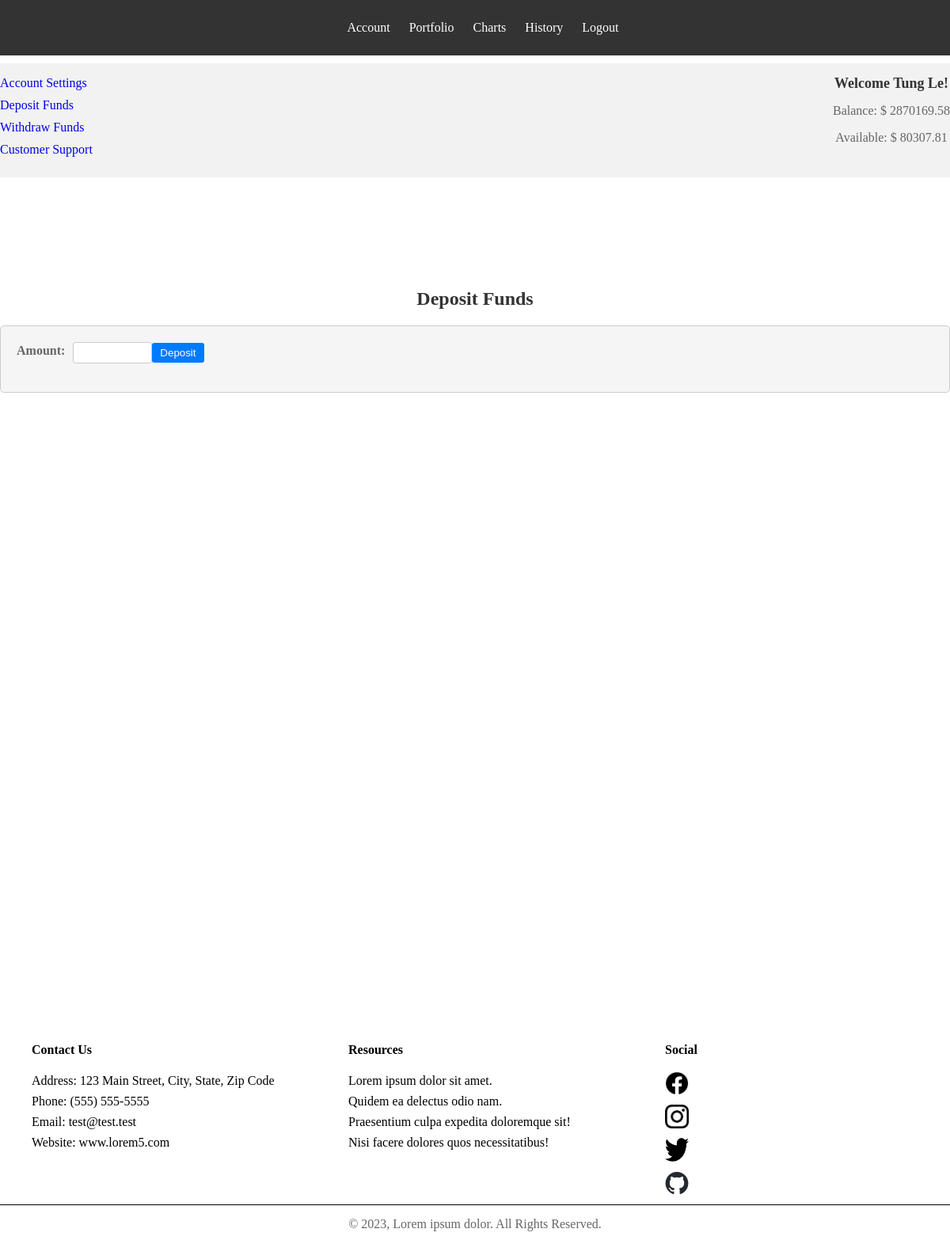
Screenshot of /afterlogin/deposit.php (signed in) with the database file from the repository.
### tables this page shows
CREATE TABLE `Users` (
  `UserID` int(11) NOT NULL,
  `username` varchar(255) NOT NULL,
  `email` varchar(255) NOT NULL,
  `password` varchar(255) NOT NULL,
  `first_name` varchar(255) NOT NULL,
  `last_name` varchar(255) NOT NULL,
  `dob` date DEFAULT NULL,
  `registration_date` timestamp NOT NULL DEFAULT current_timestamp(),
  `assets` decimal(18,2) DEFAULT 0.00,
  `money` decimal(18,2) DEFAULT 0.00
);

### includes/userinfo+.php (called while the page is built, shortened)
<?php
function db_connect()
{
    try {
        $pdo = new PDO("mysql:host=" . DBHOST . ";dbname=" . DBNAME, DBUSER, DBPASS);
        $pdo->setAttribute(PDO::ATTR_ERRMODE, PDO::ERRMODE_EXCEPTION);
        return $pdo;
    } catch (PDOException $e) {
        die($e->getMessage());
    }
}
$userId = $_SESSION['user_id'];
$pdo = db_connect();
$query = "SELECT * FROM Users WHERE UserID = ?";
$stmt = $pdo->prepare($query);
$stmt->execute([$userId]);
$userData = $stmt->fetch(PDO::FETCH_ASSOC);
?>

### afterlogin/deposit.php (the view, shortened to what this page needs)
<?php include_once "../includes/userinfo+.php" ?>
<?php include_once "../includes/head.php" ?>
<link rel="stylesheet" href="../css/logstyle.css">
</head>
<body>
    <div>
        <header>
            <nav>
                <ul>
                    <li><a href="dashboard.php">Account</a></li>
                    <li><a href="#portfolio">Portfolio</a></li>
                    <li><a href="#charts">Charts</a></li>
                    <li><a href="#history">History</a></li>
                    <li><a href="#" id="logout">Logout</a></li>
                </ul>
            </nav>
        </header>
        <aside class="sidebar">
            <div>
                <h2>Welcome
                    <?php echo $userData['first_name'] . " " . $userData['last_name']; ?>!
                </h2>
                <p>Balance: $
                    <?php echo $userData['assets']; ?>
                </p>
                <p>Available: $
                    <?php echo $userData['money']; ?>
                </p>
            </div>
            <ul>
                <li><a href="account.php">Account Settings</a></li>
                <li><a href="deposit.php">Deposit Funds</a></li>
                <li><a href="withdraw.php">Withdraw Funds</a></li>
                <li><a href="support.php">Customer Support</a></li>
            </ul>
        </aside>
        <main class="main-content">
            <section id="deposit" class="deposit-section" style="margin-bottom:100vh">
                <h2>Deposit Funds</h2>
                <div id="depositFormContainer">
                    <form id="depositForm" method="post" action="../includes/deposit.php">
                        <label for="amount">Amount:</label>
                        <input type="number" id="amount" name="amount" required>
                        <button type="submit">Deposit</button>
                    </form>
                </div>
            </section>
        </main>
        <div id="footer2">
            <ul>
                <li>
                    <h4>Contact Us</h4>
                </li>
                <li>Address: 123 Main Street, City, State, Zip Code</li>
                <li>Phone: (555) 555-5555</li>
                <li>Email: test@test.test</li>
                <li>Website: www.lorem5.com</li>
            </ul>
            <ul>
                <li>
                    <h4>Resources</h4>
                </li>
                <li>Lorem ipsum dolor sit amet.</li>
                <li>Quidem ea delectus odio nam.</li>
                <li>Praesentium culpa expedita doloremque sit!</li>
                <li>Nisi facere dolores quos necessitatibus!</li>
            </ul>
            <ul>
                <li>
                    <h4 style="margin-bottom: 5%;">Social</h4>
                </li>
                <li><img src="./images/blackfacebook.png" alt="Facebook' page" style="width: 30px; height:30px;">
                </li>
                <li><img src="./images/blackinstagram.png" alt="Instagram's page" style="width: 30px; height:30px;">
                </li>
                <li><img src="./images/blacktwitter.png" alt="Twitter's page" style="width: 30px; height:30px;">
                </li>
                <li>
                    <img src="./images/github.png" alt="Github's page" style="width: 30px; height:30px;">
                </li>
            </ul>
        </div>
        <footer>
            <p>&copy; 2023, Lorem ipsum dolor. All Rights Reserved.</p>
        </footer>
    </div>
</body>
</html>

### css/style.css (style rules this page uses)
* { box-sizing: border-box; }
body { margin: 0; }
img { cursor: pointer; }
header { text-align: center; padding: 30px 0; }
a { text-decoration: none; }
ul { list-style-type: none; }
h2 { text-align: center; color: #333; }
label { display: block; margin-bottom: 5px; color: #666; }
p { text-align: center; margin-top: 15px; color: #666; }
#footer2 { display: flex; height: 35%; flex-direction: row; }
#footer2>ul { flex: 1; margin: 0; padding: 0; }
#footer2>ul>li { margin-bottom: 2%; margin-left: 10%; }
footer { border-top: 1px solid black; height: 5%; }

### css/logstyle.css (style rules this page uses)
header { background-color: #333; padding: 10px; position: fixed; width: 100%; height: fit-content; top: 0; z-index: 10; }
nav ul { list-style: none; }
nav li { display: inline-block; margin-right: 20px; }
nav a { color: #fff; text-decoration: none; }
.sidebar { width: 30%; float: left; background-color: #f2f2f2; padding: 20px; position: fixed; margin-top: 5vh; }
.sidebar h2 { font-size: 18px; margin-bottom: 10px; }
.sidebar ul { list-style: none; padding: 0; }
.sidebar li { margin-bottom: 10px; }
.main-content { display: flex; flex-direction: column; width: 69%; margin-left: 30%; margin-top: 10%; }
#depositFormContainer { margin-top: 20px; border: 1px solid #ccc; padding: 20px; border-radius: 5px; background-color: #f5f5f5; }
#depositForm { display: flex; align-items: center; }
#depositForm label { margin-right: 10px; font-weight: bold; }
#depositForm input[type="number"] { width: 100px; padding: 5px; border: 1px solid #ccc; border-radius: 3px; }
#depositForm button[type="submit"] { padding: 5px 10px; background-color: #007bff; color: #fff; border: none; border-radius: 3px; cursor: pointer; }
@media only screen and (min-width: 600px) { .sidebar { height: fit-content; justify-content: space-between; width: 100%; padding: 0; float: none; margin-top: 10vh; background-color: #f2f2f2; display: flex; flex-direction: row-reverse; z-index: 5; position: relative; } }
@media only screen and (min-width: 600px) { .main-content { width: 100vw; margin-left: 0; } }

### rows the page displays
users: first_name "Tung", last_name "Le", assets "2870169.58", money "80307.81"
